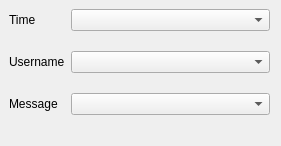
<?xml version="1.0" encoding="UTF-8"?>
<ui version="4.0">
 <class>Dialog</class>
 <widget class="QDialog" name="Dialog">
  <property name="geometry">
   <rect>
    <x>0</x>
    <y>0</y>
    <width>281</width>
    <height>146</height>
   </rect>
  </property>
  <property name="windowTitle">
   <string>Colors</string>
  </property>
  <widget class="QWidget" name="formLayoutWidget">
   <property name="geometry">
    <rect>
     <x>9</x>
     <y>9</y>
     <width>261</width>
     <height>131</height>
    </rect>
   </property>
   <layout class="QFormLayout" name="formLayout">
    <property name="verticalSpacing">
     <number>20</number>
    </property>
    <item row="0" column="0">
     <widget class="QLabel" name="label">
      <property name="text">
       <string>Time</string>
      </property>
     </widget>
    </item>
    <item row="0" column="1">
     <widget class="QComboBox" name="time_comboBox"/>
    </item>
    <item row="1" column="0">
     <widget class="QLabel" name="label_2">
      <property name="text">
       <string>Username</string>
      </property>
     </widget>
    </item>
    <item row="1" column="1">
     <widget class="QComboBox" name="username_comboBox"/>
    </item>
    <item row="2" column="0">
     <widget class="QLabel" name="label_3">
      <property name="text">
       <string>Message</string>
      </property>
     </widget>
    </item>
    <item row="2" column="1">
     <widget class="QComboBox" name="message_comboBox"/>
    </item>
   </layout>
  </widget>
 </widget>
 <resources/>
 <connections/>
</ui>
